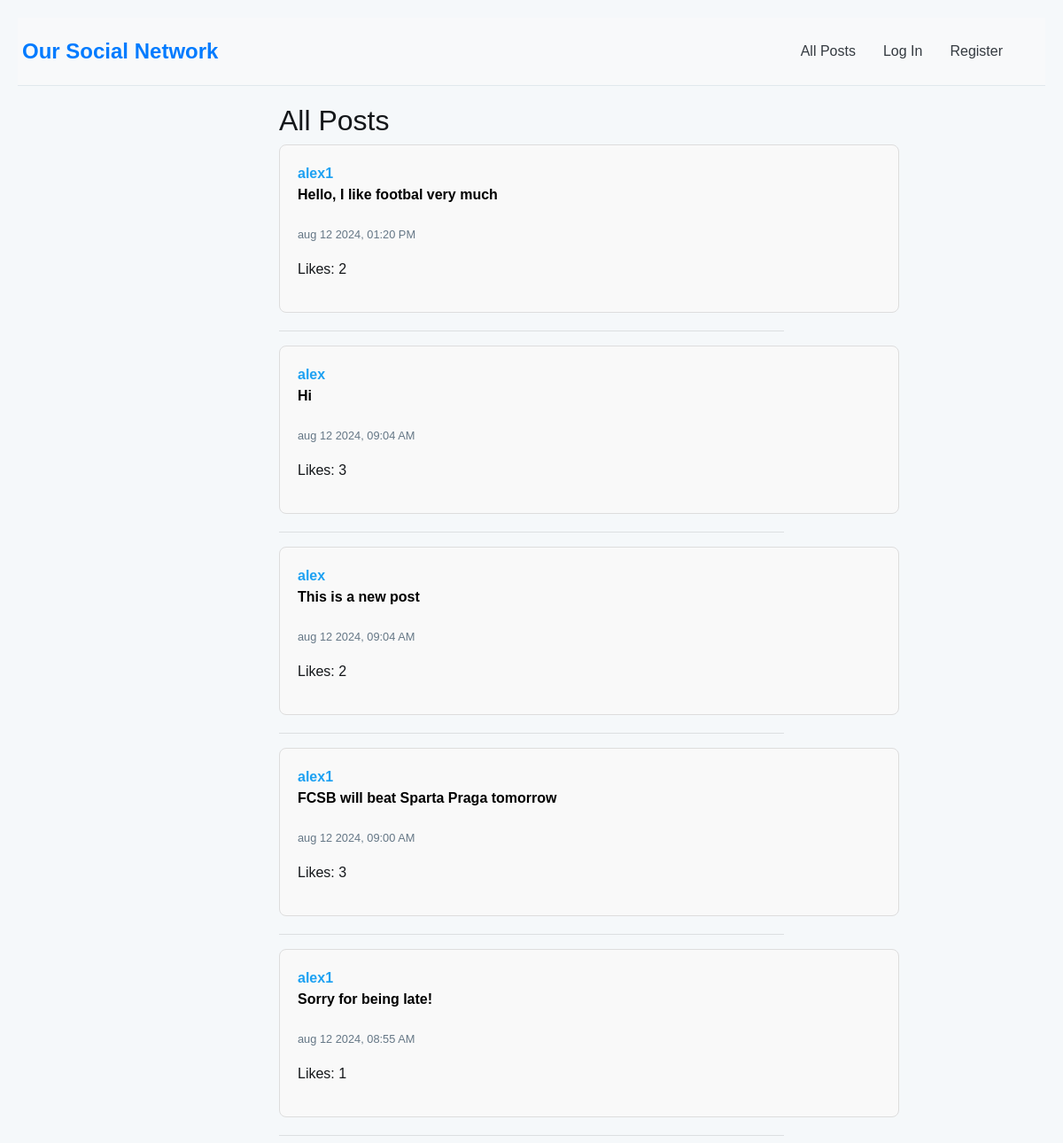
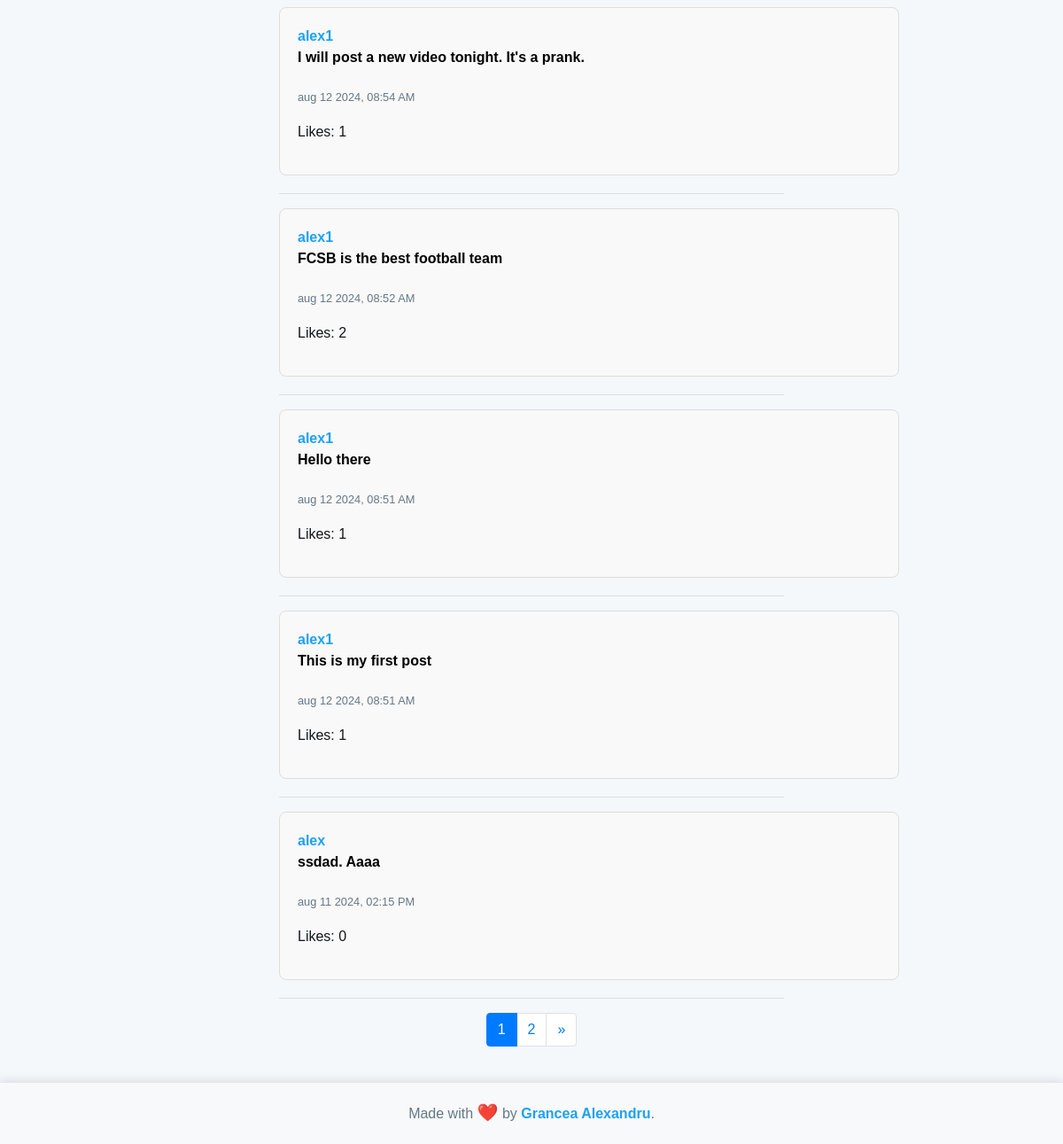
The app's page /, older data (2 pictures, top to bottom).
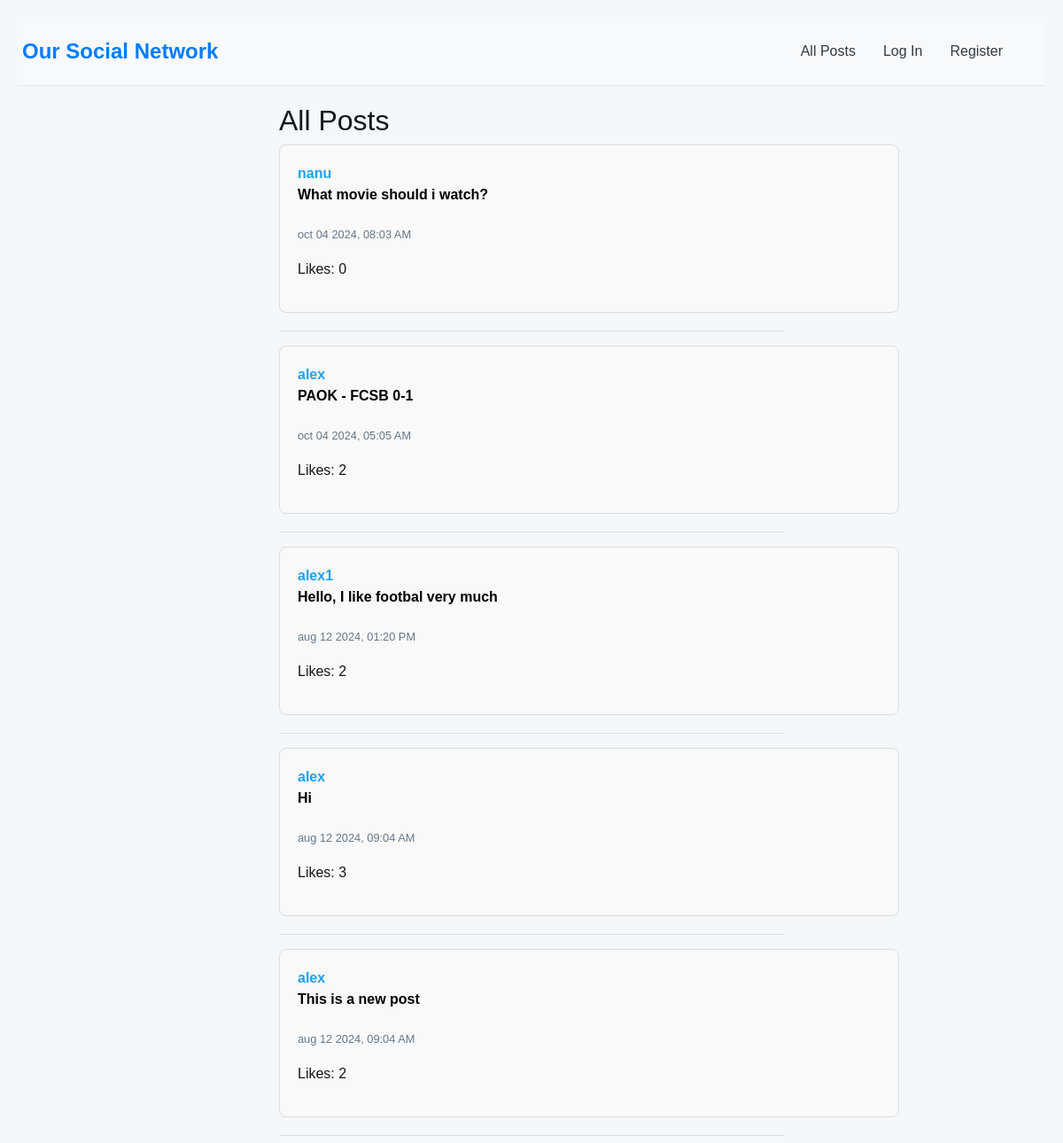
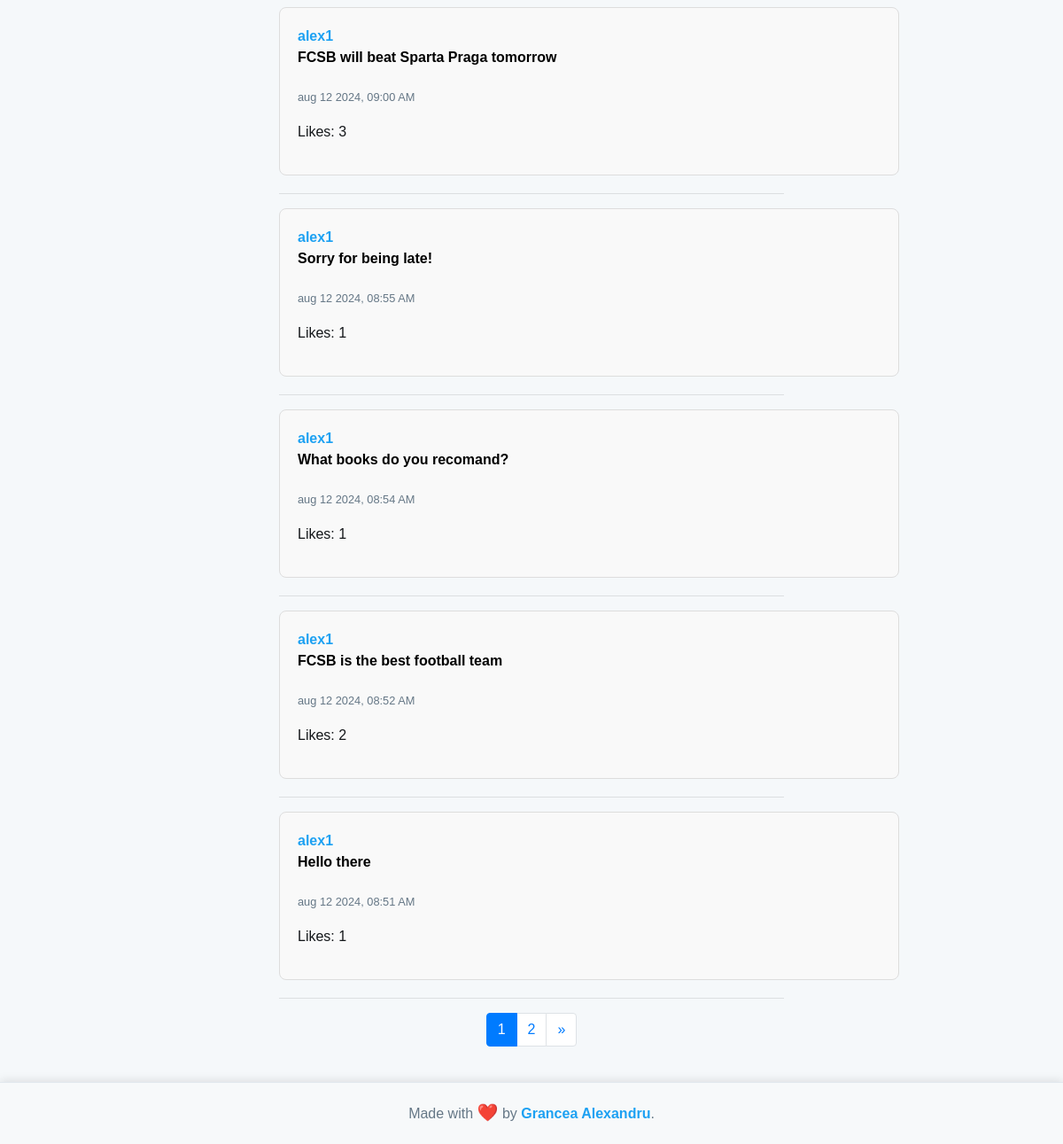
The same page, newer data (2 pictures, top to bottom).
### network/models.py (models this page shows, shortened)
class Post(models.Model):
    user = models.ForeignKey(User, on_delete=models.CASCADE, related_name="posts")
    content = models.TextField(blank=True)
    timestamp = models.DateTimeField(auto_now_add=True)
    likes = models.ManyToManyField(User, related_name="liked_posts")

class User(AbstractUser):
    followers = models.ManyToManyField("self", blank=True, symmetrical=False, related_name="following")

### network/views.py (the view)
# urls.py: path("", views.index, name="index"),
def index(request):
    posts = Post.objects.all().order_by('-timestamp')
    paginator = Paginator(posts, 10)
    page_number = request.GET.get('page')
    page_obj = paginator.get_page(page_number)
    if request.user.is_authenticated:
        suggested_users = User.objects.exclude(id__in=request.user.following.all()).exclude(id=request.user.id)
    else:
        suggested_users = None
    return render(request, 'network/index.html', {
        'page_obj': page_obj,
        'suggested_users': suggested_users
    })

### network/templates/network/index.html (shortened to what this page needs)
{% extends "network/layout.html" %}
{% block body %}
    <h2>All Posts</h2>
    {% for post in page_obj %}
        <div class="post" id="post-{{ post.id }}">
            <a href="{% url 'profile' post.user.username %}">{{ post.user }}</a>
            <p class="post-content">{{ post.content }}</p>
            <p><small>{{ post.timestamp|date:"b d Y, h:i A" }}</small></p>
            <p class="likes-count">Likes: {{ post.likes.count }}</p>
        </div>
        <hr>
    {% endfor %}
    <nav aria-label="Page navigation">
        <ul class="pagination justify-content-center">
            {% for num in page_obj.paginator.page_range %}
                <li class="page-item {% if page_obj.number == num %}active{% endif %}">
                    <a class="page-link" href="?page={{ num }}">{{ num }}</a>
                </li>
            {% endfor %}
            {% if page_obj.has_next %}
                <li class="page-item">
                    <a class="page-link" href="?page={{ page_obj.next_page_number }}" aria-label="Next">
                        <span aria-hidden="true">&raquo;</span>
                    </a>
                </li>
            {% endif %}
        </ul>
    </nav>
{% endblock %}

### network/templates/network/layout.html (shortened to what this page needs)
{% load static %}
<!DOCTYPE html>
<html lang="en">
    <head>
        <link rel="stylesheet" href="https://stackpath.bootstrapcdn.com/bootstrap/4.4.1/css/bootstrap.min.css">
        <link href="{% static 'network/styles.css' %}" rel="stylesheet">
        <link rel="stylesheet" href="https://cdnjs.cloudflare.com/ajax/libs/font-awesome/5.15.4/css/all.min.css">
    </head>
    <body>
        <div class="main-content">
          <nav class="navbar navbar-expand-lg navbar-light bg-light">
            <div class="container">
                <a class="navbar-brand font-weight-bold text-primary" href="{% url 'index' %}" style="margin-left: -20px;">
                    Our Social Network
                </a>
        <div class="collapse navbar-collapse" id="navbarNavDropdown">
            <ul class="navbar-nav ml-auto">
                <li class="nav-item">
                    <a class="nav-link text-dark" href="{% url 'index' %}">All Posts</a>
                </li>
                {% if user.is_authenticated %}
                    <li class="nav-item">
                        <a class="nav-link text-dark" href="{% url 'following' %}">Following</a>
                    </li>
                    <li class="nav-item">
                        <a class="nav-link text-dark" href="{% url 'new_post' %}">New Post</a>
                    </li>
                    <li class="nav-item">
                        <a class="nav-link text-danger" href="{% url 'logout' %}">Log Out</a>
                    </li>
                {% else %}
                    <li class="nav-item">
                        <a class="nav-link text-dark" href="{% url 'login' %}">Log In</a>
                    </li>
                    <li class="nav-item">
                        <a class="nav-link text-dark" href="{% url 'register' %}">Register</a>
                    </li>
                {% endif %}
            </ul>
        </div>
            </div>
        </nav>
            <div class="body">
                {% block body %}
                {% endblock %}
            </div>
        </div>
        <footer class="footer">
            Made with <span class="heart">❤️</span> by <a href="https://agportfolio-a13e2a8e20e4.herokuapp.com/">Grancea Alexandru</a>.
        </footer>
    </body>
</html>

### network/static/network/styles.css (style rules this page uses)
body { font-family: 'Arial', sans-serif; background-color: #f5f8fa; color: #14171a; margin: 0; padding: 0; }
html, body { height: 100%; margin: 0; display: flex; flex-direction: column; }
.main-content { flex: 1; padding: 20px; }
.navbar { background-color: #f8f9fa !important; padding: 15px 0; border-bottom: 1px solid #e1e8ed; }
.navbar-brand { font-size: 1.5rem; font-weight: bold; color: #007bff !important; margin-left: -10px; }
.nav-item { margin-right: 15px; }
.nav-link { font-size: 1rem; color: #343a40 !important; }
.body { max-width: 600px; margin: 20px auto; padding: 0 15px; }
.post { background-color: #ffffff; border: 1px solid #e1e8ed; border-radius: 8px; padding: 15px; margin-bottom: 15px; width: 700px; }
.post a { color: #1da1f2; font-weight: bold; text-decoration: none; }
.post p { font-size: 1rem; line-height: 1.5; }
.post small { color: #657786; }
a { color: #1da1f2; }
.footer { text-align: center; padding: 20px; background-color: #f7f9fa; border-top: 1px solid #e1e8ed; font-family: 'Arial', sans-serif; color: #657786; position: relative; box-shadow: 0 -2px 10px rgba(0, 0, 0, 0.1); width: 100%; margin-top: auto; }
.footer a { color: #1da1f2; text-decoration: none; font-weight: bold; }
.footer .heart { color: #e0245e; animation: heartbeat 1.5s infinite; font-size: 1.2em; }
.post { padding: 20px; margin-bottom: 20px; background-color: #f9f9f9; border: 1px solid #ddd; border-radius: 8px; position: relative; }
.post-content { font-size: 1.5em; line-height: 1.8; margin-bottom: 20px; color: #000; font-weight: bold; }

Row changes from the older to the newer data that the page shows:
no longer on this page (row unchanged): Post: user "alex1", content "This is my first post", timestamp "aug 12 2024, 08:51 AM", likes.count "1"
removed Post: user "alex", content "ssdad. Aaaa", timestamp "aug 11 2024, 02:15 PM", likes.count "0"
added Post: user "nanu", content "What movie should i watch?", timestamp "oct 04 2024, 08:03 AM", likes.count "0"
added Post: user "alex", content "PAOK - FCSB 0-1", timestamp "oct 04 2024, 05:05 AM", likes.count "2"
changed Post: content "I will post a new video tonight. It's a prank." → "What books do you recomand?"
